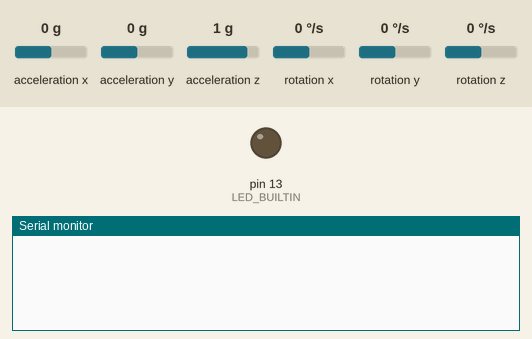
This sketch was run on a simulated Arduino Uno, built with avr-gcc and run on an emulated ATmega328P. On the bench: output pins drawn as LEDs (lit = HIGH), the last lines printed to the serial monitor. Wiring (inferred from the names in the program): MPU-6050 motion sensor at I2C address 0x68. Inputs (shaded band) come from the test bench; at power-on: acceleration x 0 g, acceleration y 0 g, acceleration z 1 g, rotation x 0 °/s, rotation y 0 °/s, rotation z 0 °/s.

Above: at 0.1 s.
1.4 s: acceleration x set to -0.2 g
At 2.0 s:
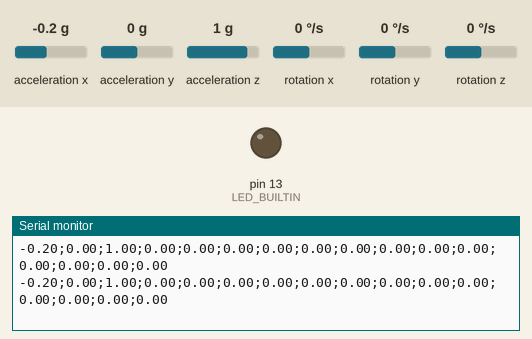
4.4 s: acceleration y set to 0.2 g
At 5.1 s:
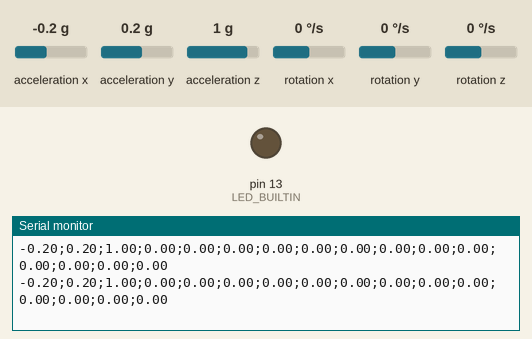
7.4 s: acceleration z set to 0.1 g
At 8.5 s:
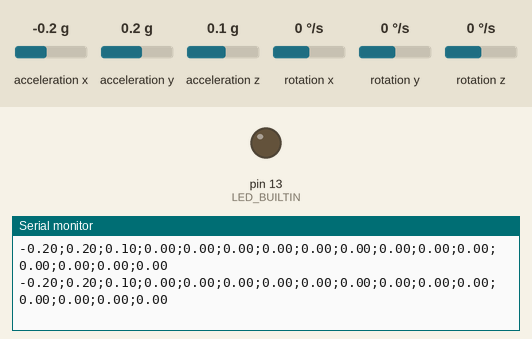
8.9 s: acceleration z set to -0.2 g
At 9.8 s:
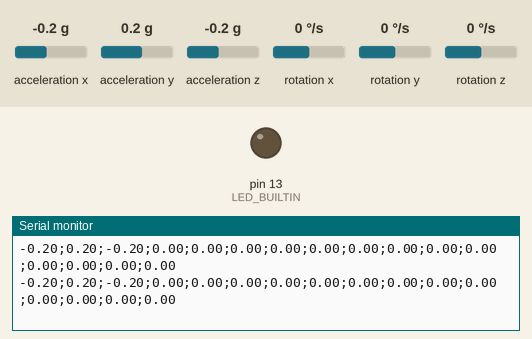
Timing chart, 0 to 11.4 s (numbered marks = the images above; inputs shaded):
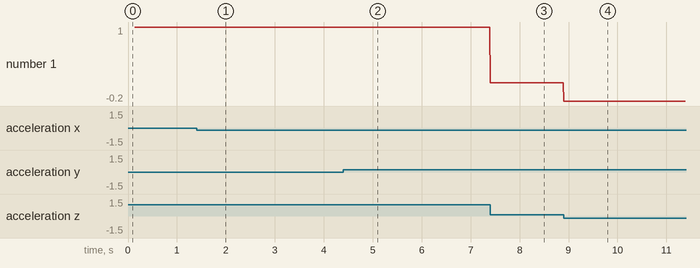

The sketch:

Arduino_data_aquirer.ino
```cpp
//#include <LowPower.h>
#include <Wire.h>
#include <Math.h>
#include <CircularBuffer.h>

#define MOVING_AVERAGE_WINDOW 10
#define MPU_READ_PERIOD 20

const int MPU_addr=0x68; // I2C address of the MPU-6050

float AccX, AccY, AccZ;
float GyroX, GyroY, GyroZ, MAGyroX, MAGyroY, MAGyroZ, AADX, AADY, AADZ, AADM; // Absolute Angular Drift

float elapsedTime = 0.0, currentTime = 0.0, previousTime = 0.0, ledTime = 0.0;

CircularBuffer<float, MOVING_AVERAGE_WINDOW> x_buffer;
CircularBuffer<float, MOVING_AVERAGE_WINDOW> y_buffer;
CircularBuffer<float, MOVING_AVERAGE_WINDOW> z_buffer;

void initMPU(){
  Wire.begin();
  Wire.beginTransmission(MPU_addr);
  Wire.write(0x6B); // PWR_MGMT_1 register
  Wire.write(0x00); // set to zero (wakes up the MPU-6050)
  Wire.endTransmission(true);
  Wire.beginTransmission(MPU_addr);     // inicia comunicação com endereço do MPU6050
  Wire.write(0x1B);                      // envia o registro com o qual se deseja trabalhar
  Wire.write(0x00);                      // escreve o valor no registro
  Wire.endTransmission(true);           // termina a transmissão
}

void readMPU(){

  currentTime = millis();            // Current time actual time read
  elapsedTime = (currentTime - previousTime) ; // Divide by 1000 to get seconds
  previousTime = currentTime;        // Previous time is stored before the actual time read
  int t = (MPU_READ_PERIOD - elapsedTime) > 0 ? int(MPU_READ_PERIOD - elapsedTime) : 0;
  delay(t);

    // === Read acceleromter data === //
  Wire.beginTransmission(MPU_addr);
  Wire.write(0x3B); // Start with register 0x3B (ACCEL_XOUT_H)
  Wire.endTransmission(false);
  Wire.requestFrom(MPU_addr, 6, true); // Read 6 registers total, each axis value is stored in 2 registers

  //For a range of +-2g, we need to divide the raw values by 16384, according to the datasheet
  // and for correct conversion you must use int16_t
  AccX = int16_t(Wire.read() << 8 | Wire.read()) / 16384.0; // X-axis value
  AccY = int16_t(Wire.read() << 8 | Wire.read()) / 16384.0; // Y-axis value
  AccZ = int16_t(Wire.read() << 8 | Wire.read()) / 16384.0; // Z-axis value

  // === Read gyro data === //
  Wire.beginTransmission(MPU_addr);
  Wire.write(0x43); // Gyro data first register address 0x43
  Wire.endTransmission(false);
  Wire.requestFrom(MPU_addr, 6, true); // Read 4 registers total, each axis value is stored in 2 registers
  GyroX = int16_t(Wire.read() << 8 | Wire.read()) / 131.0; // For a 250deg/s range we have to divide first the raw value by 131.0, according to the datasheet
  GyroY = int16_t(Wire.read() << 8 | Wire.read()) / 131.0;
  GyroZ = int16_t(Wire.read() << 8 | Wire.read()) / 131.0;
}

void prepareMAQueue(){
  for(int i=0;i<MOVING_AVERAGE_WINDOW;i++){
      readMPU();
      x_buffer.push(GyroX);
      y_buffer.push(GyroY);
      z_buffer.push(GyroZ);
  }
}

void updateMAValues(){
  readMPU();
  x_buffer.push(GyroX);
  y_buffer.push(GyroY);
  z_buffer.push(GyroZ);
  // the following ensures using the right type for the index variable
  using index_t = decltype(x_buffer)::index_t;
  MAGyroX = MAGyroY = MAGyroZ = 0.0;
  for (index_t i = 0; i < MOVING_AVERAGE_WINDOW; i++) {
      MAGyroX += x_buffer[i];
      MAGyroY += y_buffer[i];
      MAGyroZ += z_buffer[i];
  }
  // performance
  MAGyroX = MAGyroX/(float)MOVING_AVERAGE_WINDOW;
  MAGyroY = MAGyroY/(float)MOVING_AVERAGE_WINDOW;
  MAGyroZ = MAGyroZ/(float)MOVING_AVERAGE_WINDOW;

  AADX = AADY = AADZ = AADM = 0.0;
  int dx, dy, dz;
  for (index_t i = 0; i < MOVING_AVERAGE_WINDOW; i++) {
      dx = x_buffer[i]-MAGyroX;
      dy = y_buffer[i]-MAGyroY;
      dz = z_buffer[i]-MAGyroZ;
      AADX += abs(dx);
      AADY += abs(dy);
      AADZ += abs(dz);
  }

   AADM = sqrt(sq(AADX)+sq(AADY)+sq(AADZ));
  //AADX = log(AADX+1);
  //AADY = log(AADY+1);
  //AADZ = log(AADZ+1);
}

void setup(){
  initMPU();
  prepareMAQueue();
  pinMode(LED_BUILTIN, OUTPUT);
  Serial.begin(115200);
}

void loop(){

  updateMAValues();

  // === Send data (Serial) === //

  Serial.print(AccX);
  Serial.print(";");
  Serial.print(AccY);
  Serial.print(";");
  Serial.print(AccZ);
  Serial.print(";");
  //Serial.println();

  // Raw Gyroscope

  Serial.print(GyroX);
  Serial.print(";");
  Serial.print(GyroY);
  Serial.print(";");
  Serial.print(GyroZ);
  Serial.print(";");
  //Serial.println();


  // === Sensor reading minus the Moving Average ===

  Serial.print(MAGyroX);
  Serial.print(";");
  Serial.print(MAGyroY);
  Serial.print(";");
  Serial.print(MAGyroZ);
  Serial.print(";");
  //Serial.println();


  // === Sensor reading minus the Moving Average ===
  // === or Moving Average minus offset


  Serial.print(GyroX - MAGyroX);
  Serial.print(";");
  Serial.print(GyroY - MAGyroY);
  Serial.print(";");
  Serial.print(GyroZ - MAGyroZ);
  Serial.print(";");
  //Serial.println();


  // Absolute Angular Drift

  Serial.print(AADX);
  Serial.print(";");
  Serial.print(AADY);
  Serial.print(";");
  Serial.print(AADZ);
  Serial.print(";");
  //Serial.println();
  Serial.print(AADM);
  Serial.println();


  /*
  if(AADM > 1){
    digitalWrite(LED_BUILTIN,HIGH);
    ledTime = 100;
  }
  ledTime -= elapsedTime;
  if(ledTime <= 0){
    digitalWrite(LED_BUILTIN,LOW);
    ledTime = 0;
  }
  */


  //LowPower.powerDown(5, ADC_OFF, BOD_OFF);
}
```

Measured:
- the behaviour switches between 0 and -0.1 g on acceleration x (found by bisection; images 0 and 1)
- after the input at 1.4 s, the serial monitor: prints a new line at once (image 1)
- after the input at 4.4 s, the serial monitor: prints a new line at once (image 2)
- after the input at 7.4 s, the serial monitor: prints a new line at once (image 3)
- after the input at 8.9 s, the serial monitor: prints a new line at once (image 4)
- plotted number 1: 1 → 0.1 after the input at 7.4 s
